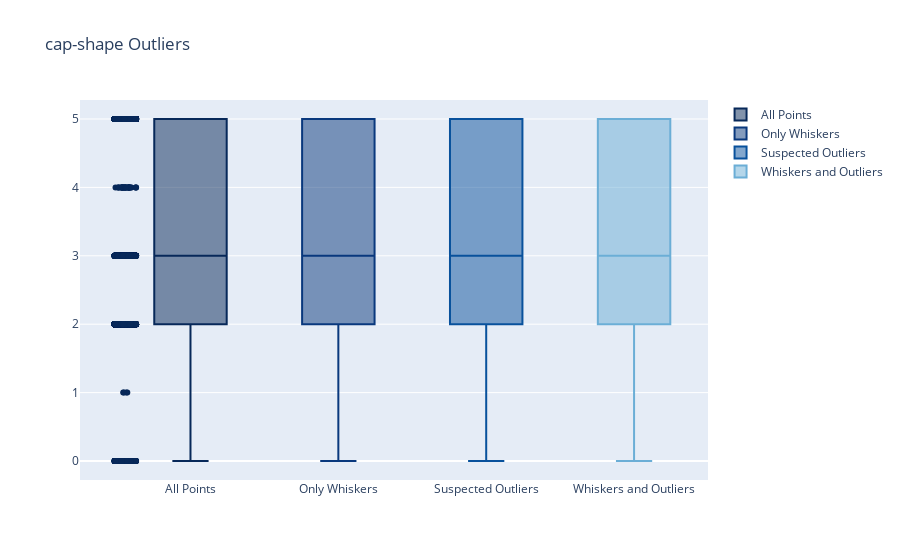

Here is the notebook cell this chart was saved with:
### Code cell
OutLiersBox(data,data.columns[1])

### Figure 1 — Plotly figure (JSON) as saved in the notebook; plotly's stock layout.template omitted (floating-point values rounded to 4 significant figures; data arrays with more than 128 entries replaced by an {"elided": "..."} marker saying what was removed)
{"data": [{"boxpoints": "all", "jitter": 0.3, "line": {"color": "rgb(7,40,89)"}, "marker": {"color": "rgb(7,40,89)"}, "name": "All Points", "pointpos": -1.8, "type": "box", "y": {"elided": "8124 int values"}}, {"boxpoints": false, "line": {"color": "rgb(9,56,125)"}, "marker": {"color": "rgb(9,56,125)"}, "name": "Only Whiskers", "type": "box", "y": {"elided": "8124 int values"}}, {"boxpoints": "suspectedoutliers", "line": {"color": "rgb(8,81,156)"}, "marker": {"color": "rgb(8,81,156)", "line": {"outliercolor": "rgba(219, 64, 82, 0.6)", "outlierwidth": 2}, "outliercolor": "rgba(219, 64, 82, 0.6)"}, "name": "Suspected Outliers", "type": "box", "y": {"elided": "8124 int values"}}, {"boxpoints": "outliers", "line": {"color": "rgb(107,174,214)"}, "marker": {"color": "rgb(107,174,214)"}, "name": "Whiskers and Outliers", "type": "box", "y": {"elided": "8124 int values"}}], "layout": {"title": {"text": "cap-shape Outliers"}}}
